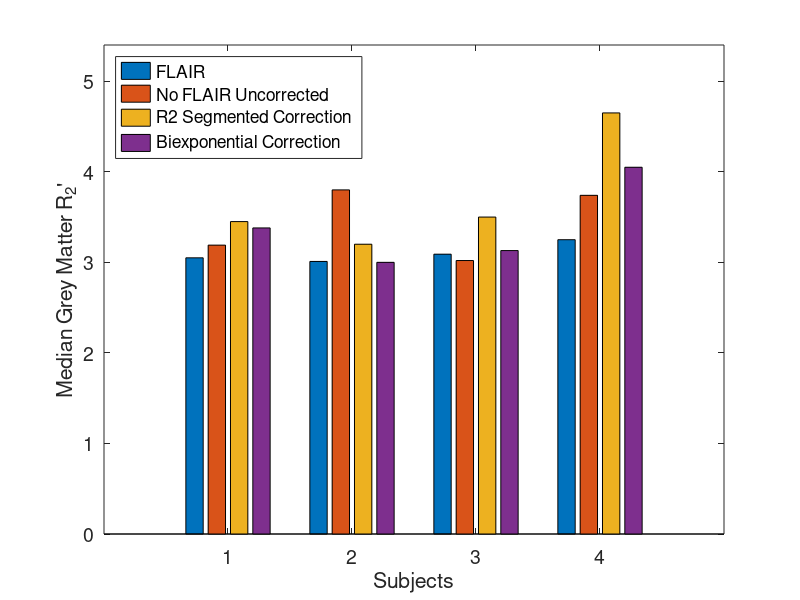
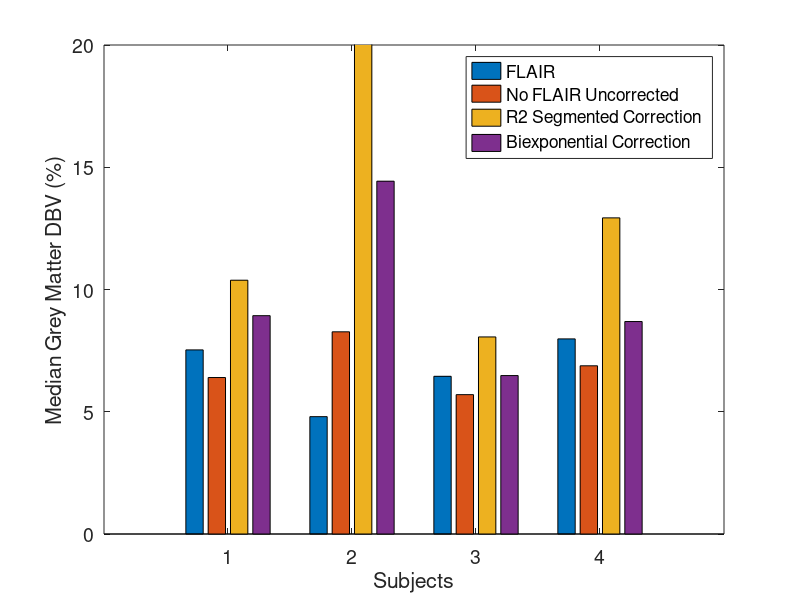

These charts were generated, in order, by the following MATLAB code:
% Bar Charts

clear;

%         T2native T2w     T2fit     
overlap = [22.690, 35.030, 39.688; ...
           30.951, 39.225, 40.989; ...
           52.201, 54.085, 45.044; ...
           54.418, 63.095, 42.388  ];
       
%      T2native  T2w      T2fit     
rms = [ 3.21260, 4.34243, 4.27566; ...
        5.85888, 5.29036, 4.03662; ...
        2.07075, 3.71644, 2.05237; ...
        2.65591, 2.65978, 2.75005  ]; 

% %       FLAIR  TE8.VB TE8.EC 3TE.VB 3TE.EC TE6.VB TE6.EC 3TE.F
% DBV = [ 5.40,  6.53,  13.0,  6.11,  6.26,  6.85,  32.9,  6.90; ...
%         6.61,  9.32,  29.9,  17.2,  17.6,  15.5,  37.3,  17.6; ...
%         5.45,  6.21,  5.46,  5.06,  5.06,  5.76,  22.9,  5.26; ...
%         5.50,  7.07,  15.3,  9.42,  9.41,  11.2,  34.6,  10.2 ];
%     
% 
% %       FLAIR  TE8.VB TE8.EC 3TE.VB 3TE.EC TE6.VB TE6.EC 3TE.F
% R2P = [ 2.28,  3.33,  2.14,  2.84,  3.22,  3.56,  1.07,  4.19; ...
%         2.30,  4.75,  1.67,  4.31,  5.23,  4.40,  0.70,  5.98; ...
%         2.08,  2.89,  2.59,  2.49,  2.61,  2.67,  1.26,  3.87; ...
%         2.51,  3.77,  1.81,  3.05,  3.81,  4.00,  0.83,  4.78 ];
    
% %       FLAIR  Uncorr T1w    T2w    T2fit
% DBV = [ 5.40,  8.10,  9.09,  9.74,  8.44; ...
%         6.61,  8.91,  12.7,  18.0,  12.6; ...
%         5.45,  5.80,  6.74,  8.14,  5.46; ...
%         5.50,  7.07,  8.91,  11.9,  8.44 ];
%     
% %       FLAIR  Uncorr T1w    T2w    T2fit
% R2p = [ 2.57,  4.72,  3.22,  4.14,  2.14; ...
%         2.61,  5.71,  4.40,  4.66,  1.67; ...
%         2.29,  3.42,  2.67,  3.82,  2.59; ...
%         2.51,  3.79,  3.81,  5.34,  1.81 ];
    
% %       FLAIR  Uncorr T1w    T2w    T2fit
% erR = [  0.6,   0.9,   0.7,   0.6,   0.8; ...
%          0.9,   0.9,   2.0,   1.0,   2.7; ...
%          0.6,   0.5,   0.8,   0.9,   0.8; ...
%          0.8,   0.6,   0.6,   1.0,   0.8 ];
%      
% %       FLAIR  Uncorr T1w    T2w    T2fit
% erD = [  4.1,   3.0,   3.7,   3.8,   3.0; ...
%          3.0,   3.7,   3.9,   4.0,   4.1; ...
%          3.5,   3.1,   3.7,   4.0,   3.8; ...
%          4.0,   4.7,   4.1,   4.7,   4.8 ];

%       FLAIR  Uncorr T2w     T2fit
DBV = [ 7.53,  6.40,  10.38,  8.93; ...
        4.80,  8.27,  40.24, 14.43; ...
        6.45,  5.70,   8.06,  6.48; ...
        7.98,  6.88,  12.93,  8.69 ];
    
%       FLAIR  Uncorr T2w    T2fit
R2p = [ 3.05,  3.19,  3.45,  3.38; ...
        3.01,  3.80,  3.20,  3.00; ...
        3.09,  3.02,  3.50,  3.13; ...
        3.25,  3.74,  4.65,  4.05 ];
    

% Plot details
noerrors = zeros(4,4);
datapoints = [1,2,3,4];
legtext = {'FLAIR';'No FLAIR Uncorrected';'R2 Segmented Correction';'Biexponential Correction'};

% Plot R2p
figure('WindowStyle','Docked');
hold on; box on;
bar(R2p(:,datapoints));
set(gca,'FontSize',14);
xlabel('Subjects');
xticks(1:4);
ylim([0 5.4]); 
ylabel('Median Grey Matter R_2''');
legend(legtext{datapoints},'Location','NorthWest');


% Plot DBV
figure('WindowStyle','Docked');
hold on; box on;
bar(DBV(:,datapoints));
set(gca,'FontSize',14);
xlabel('Subjects');
xticks(1:4);
ylim([0 20]);
ylabel('Median Grey Matter DBV (%)');
legend(legtext{datapoints});
